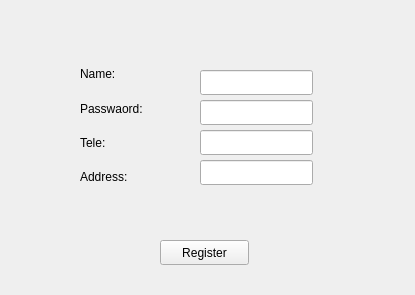
<?xml version="1.0" encoding="UTF-8"?>
<ui version="4.0">
 <class>UsersRegister</class>
 <widget class="QWidget" name="UsersRegister">
  <property name="geometry">
   <rect>
    <x>0</x>
    <y>0</y>
    <width>415</width>
    <height>295</height>
   </rect>
  </property>
  <property name="windowTitle">
   <string>Form</string>
  </property>
  <widget class="QWidget" name="widget" native="true">
   <property name="geometry">
    <rect>
     <x>80</x>
     <y>60</y>
     <width>111</width>
     <height>131</height>
    </rect>
   </property>
   <layout class="QVBoxLayout" name="verticalLayout">
    <item>
     <widget class="QLabel" name="label">
      <property name="text">
       <string>Name:</string>
      </property>
     </widget>
    </item>
    <item>
     <widget class="QLabel" name="label_2">
      <property name="text">
       <string>Passwaord:</string>
      </property>
     </widget>
    </item>
    <item>
     <widget class="QLabel" name="label_3">
      <property name="text">
       <string>Tele:</string>
      </property>
     </widget>
    </item>
    <item>
     <widget class="QLabel" name="label_4">
      <property name="text">
       <string>Address:</string>
      </property>
     </widget>
    </item>
   </layout>
  </widget>
  <widget class="QLineEdit" name="nameEdit">
   <property name="geometry">
    <rect>
     <x>200</x>
     <y>70</y>
     <width>113</width>
     <height>25</height>
    </rect>
   </property>
  </widget>
  <widget class="QLineEdit" name="passwordEdit">
   <property name="geometry">
    <rect>
     <x>200</x>
     <y>100</y>
     <width>113</width>
     <height>25</height>
    </rect>
   </property>
  </widget>
  <widget class="QLineEdit" name="teleEdit">
   <property name="geometry">
    <rect>
     <x>200</x>
     <y>130</y>
     <width>113</width>
     <height>25</height>
    </rect>
   </property>
  </widget>
  <widget class="QLineEdit" name="addressEdit">
   <property name="geometry">
    <rect>
     <x>200</x>
     <y>160</y>
     <width>113</width>
     <height>25</height>
    </rect>
   </property>
  </widget>
  <widget class="QPushButton" name="pushButton">
   <property name="geometry">
    <rect>
     <x>160</x>
     <y>240</y>
     <width>89</width>
     <height>25</height>
    </rect>
   </property>
   <property name="text">
    <string>Register</string>
   </property>
  </widget>
 </widget>
 <resources/>
 <connections/>
</ui>
